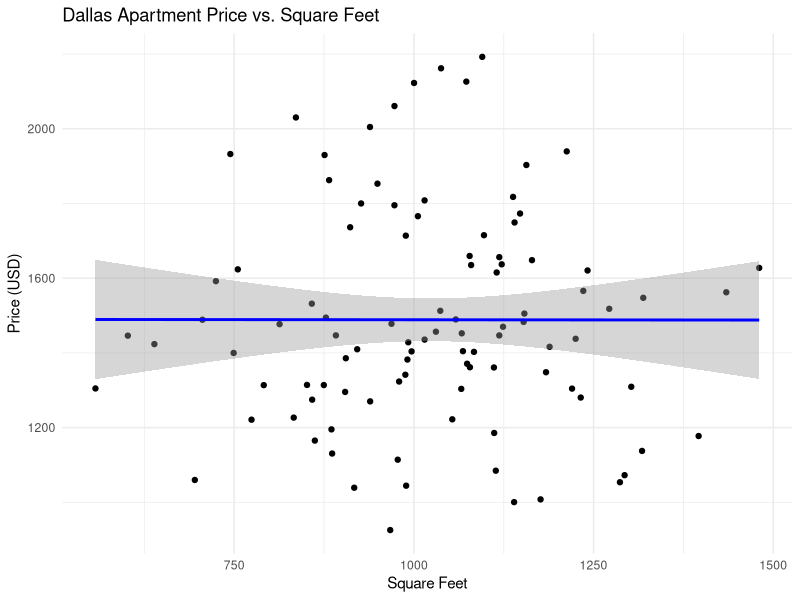
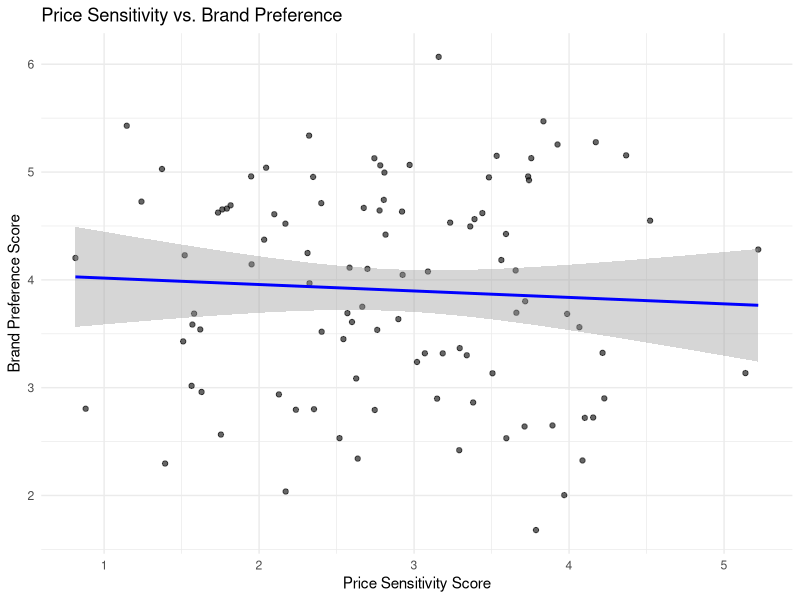
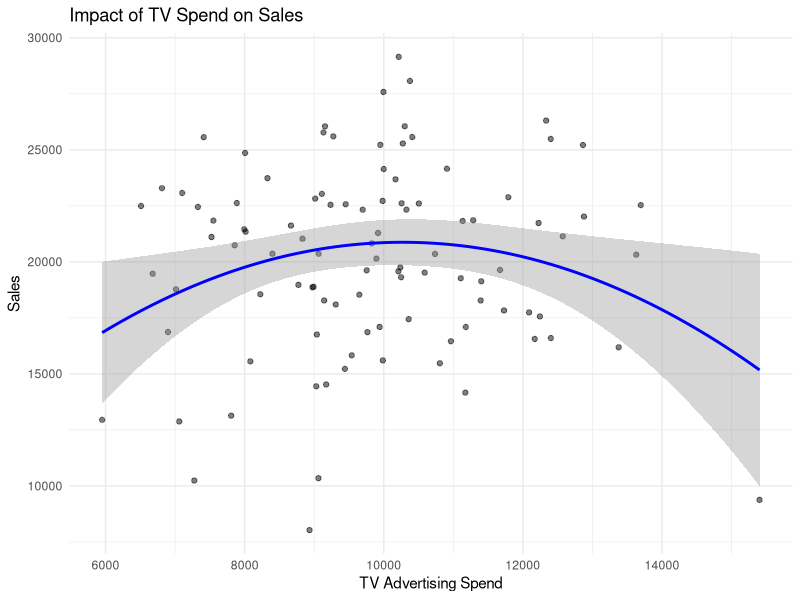

Source code (R) for these figures, in order:
## ---- chunk 1
# Sample model performance summary
performance <- data.frame(
  Model = c("Linear Regression", "Random Forest"),
  RMSE = c(450, 320),
  MAE = c(300, 220),
  R2 = c(0.65, 0.78)
)
knitr::kable(performance)
## ---- chunk 2
library(ggplot2)

set.seed(1)
df <- data.frame(
  sqft = rnorm(100, mean = 1000, sd = 200),
  price = rnorm(100, mean = 1500, sd = 300)
)

ggplot(df, aes(x = sqft, y = price)) +
  geom_point() +
  geom_smooth(method = "lm", se = TRUE, color = "blue") +
  labs(
    title = "Dallas Apartment Price vs. Square Feet",
    x = "Square Feet",
    y = "Price (USD)"
  ) +
  theme_minimal()

## ---- chunk 3
# Simulated results for presentation
data.frame(
  Predictor = c("Price Sensitivity", "Feature Importance", "Reliability", "Income Level", "Age Group"),
  Coefficient = c(-0.42, 0.30, 0.25, 0.15, -0.20),
  P_Value = c(0.001, 0.014, 0.023, 0.07, 0.049)
) |> knitr::kable(caption = "Regression Summary: Car Brand Preference Predictors")

## ---- chunk 4
# Sample plot to simulate your regression visualization
set.seed(10)
df <- data.frame(
  price_sensitivity = rnorm(100, 3, 1),
  brand_preference = rnorm(100, 4, 1)
)

ggplot(df, aes(x = price_sensitivity, y = brand_preference)) +
  geom_point(alpha = 0.6) +
  geom_smooth(method = "lm", color = "blue") +
  labs(
    title = "Price Sensitivity vs. Brand Preference",
    x = "Price Sensitivity Score",
    y = "Brand Preference Score"
  ) +
  theme_minimal()


## ---- chunk 5
# Example ROI calculation
roi_data <- data.frame(
  Channel = c("Email", "Social Media", "Search Ads"),
  Spend = c(1000, 1500, 2000),
  Revenue = c(5000, 4000, 6000)
)

roi_data$ROI <- round((roi_data$Revenue - roi_data$Spend) / roi_data$Spend * 100, 1)
knitr::kable(roi_data, caption = "Marketing Channel ROI")

## ---- chunk 6
# Simulated dataset
set.seed(42)
df <- data.frame(
  sales = rnorm(100, 20000, 4000),
  tv_spend = rnorm(100, 10000, 2000),
  digital_spend = rnorm(100, 5000, 1000)
)

# Model
model <- lm(sales ~ tv_spend + digital_spend + I(tv_spend^2), data = df)
summary(model)
## ---- chunk 7
# Visualization
library(ggplot2)
ggplot(df, aes(x = tv_spend, y = sales)) +
  geom_point(alpha = 0.5) +
  geom_smooth(method = "lm", formula = y ~ poly(x, 2), color = "blue") +
  labs(title = "Impact of TV Spend on Sales",
       x = "TV Advertising Spend", y = "Sales") +
  theme_minimal()

